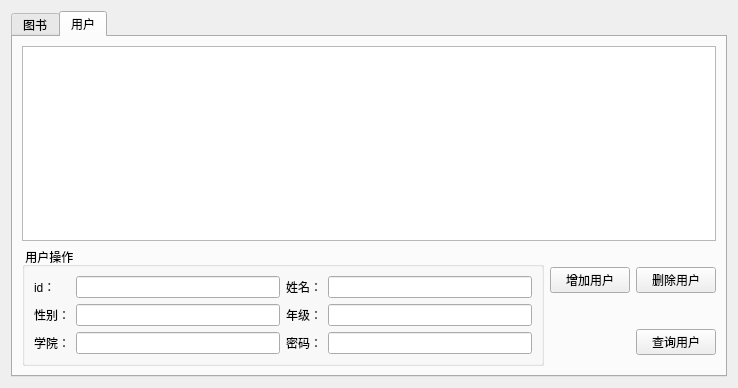
<?xml version="1.0" encoding="UTF-8"?>
<ui version="4.0">
 <class>Widget</class>
 <widget class="QWidget" name="Widget">
  <property name="geometry">
   <rect>
    <x>0</x>
    <y>0</y>
    <width>738</width>
    <height>388</height>
   </rect>
  </property>
  <property name="windowTitle">
   <string>Widget</string>
  </property>
  <layout class="QGridLayout" name="gridLayout_2">
   <item row="0" column="0">
    <widget class="QTabWidget" name="tabWidget">
     <property name="currentIndex">
      <number>1</number>
     </property>
     <widget class="QWidget" name="tab">
      <attribute name="title">
       <string>图书</string>
      </attribute>
      <layout class="QGridLayout" name="gridLayout_3">
       <item row="0" column="0" colspan="3">
        <widget class="QTableView" name="tableView_book"/>
       </item>
       <item row="1" column="0" rowspan="2">
        <widget class="QGroupBox" name="groupBox">
         <property name="title">
          <string>图书操作</string>
         </property>
         <layout class="QGridLayout" name="gridLayout">
          <item row="0" column="0">
           <widget class="QLabel" name="label">
            <property name="text">
             <string> 图书id：</string>
            </property>
           </widget>
          </item>
          <item row="0" column="1">
           <widget class="QLineEdit" name="lineEdit_bid">
            <property name="contextMenuPolicy">
             <enum>Qt::NoContextMenu</enum>
            </property>
           </widget>
          </item>
          <item row="0" column="2">
           <widget class="QLabel" name="label_3">
            <property name="text">
             <string>图书名：</string>
            </property>
           </widget>
          </item>
          <item row="0" column="3">
           <widget class="QLineEdit" name="lineEdit_bname"/>
          </item>
          <item row="1" column="0">
           <widget class="QLabel" name="label_2">
            <property name="text">
             <string> 图书作者：</string>
            </property>
           </widget>
          </item>
          <item row="1" column="1">
           <widget class="QLineEdit" name="lineEdit_bAuthor"/>
          </item>
         </layout>
        </widget>
       </item>
       <item row="1" column="1">
        <widget class="QPushButton" name="btn_addBook">
         <property name="text">
          <string>增加 书籍</string>
         </property>
        </widget>
       </item>
       <item row="1" column="2">
        <widget class="QPushButton" name="btn_delBook">
         <property name="text">
          <string>删除 书籍</string>
         </property>
        </widget>
       </item>
       <item row="2" column="2">
        <widget class="QPushButton" name="btn_selBook">
         <property name="text">
          <string>查询 书籍</string>
         </property>
        </widget>
       </item>
      </layout>
     </widget>
     <widget class="QWidget" name="tab_2">
      <attribute name="title">
       <string>用户</string>
      </attribute>
      <layout class="QGridLayout" name="gridLayout_5">
       <item row="0" column="0" colspan="3">
        <widget class="QTableView" name="tableView_user"/>
       </item>
       <item row="1" column="0" rowspan="2">
        <widget class="QGroupBox" name="groupBox_2">
         <property name="title">
          <string> 用户操作</string>
         </property>
         <layout class="QGridLayout" name="gridLayout_4">
          <item row="0" column="0">
           <widget class="QLabel" name="label_4">
            <property name="text">
             <string>id：</string>
            </property>
           </widget>
          </item>
          <item row="0" column="1">
           <widget class="QLineEdit" name="lineEdit_sno"/>
          </item>
          <item row="0" column="2">
           <widget class="QLabel" name="label_6">
            <property name="text">
             <string>姓名：</string>
            </property>
           </widget>
          </item>
          <item row="0" column="3">
           <widget class="QLineEdit" name="lineEdit_sname"/>
          </item>
          <item row="1" column="0">
           <widget class="QLabel" name="label_5">
            <property name="text">
             <string>性别：</string>
            </property>
           </widget>
          </item>
          <item row="1" column="1">
           <widget class="QLineEdit" name="lineEdit_sex"/>
          </item>
          <item row="1" column="2">
           <widget class="QLabel" name="label_7">
            <property name="text">
             <string>年级：</string>
            </property>
           </widget>
          </item>
          <item row="1" column="3">
           <widget class="QLineEdit" name="lineEdit_grade"/>
          </item>
          <item row="2" column="0">
           <widget class="QLabel" name="label_8">
            <property name="text">
             <string>学院：</string>
            </property>
           </widget>
          </item>
          <item row="2" column="1">
           <widget class="QLineEdit" name="lineEdit_dep"/>
          </item>
          <item row="2" column="3">
           <widget class="QLineEdit" name="lineEdit_pwd"/>
          </item>
          <item row="2" column="2">
           <widget class="QLabel" name="label_9">
            <property name="text">
             <string>密码：</string>
            </property>
           </widget>
          </item>
         </layout>
        </widget>
       </item>
       <item row="1" column="1">
        <widget class="QPushButton" name="btn_addUser">
         <property name="text">
          <string>增加用户</string>
         </property>
        </widget>
       </item>
       <item row="1" column="2">
        <widget class="QPushButton" name="btn_delUser">
         <property name="text">
          <string>删除用户</string>
         </property>
        </widget>
       </item>
       <item row="2" column="2">
        <widget class="QPushButton" name="btn_selUser">
         <property name="text">
          <string>查询用户</string>
         </property>
        </widget>
       </item>
      </layout>
     </widget>
    </widget>
   </item>
  </layout>
 </widget>
 <resources/>
 <connections/>
</ui>
